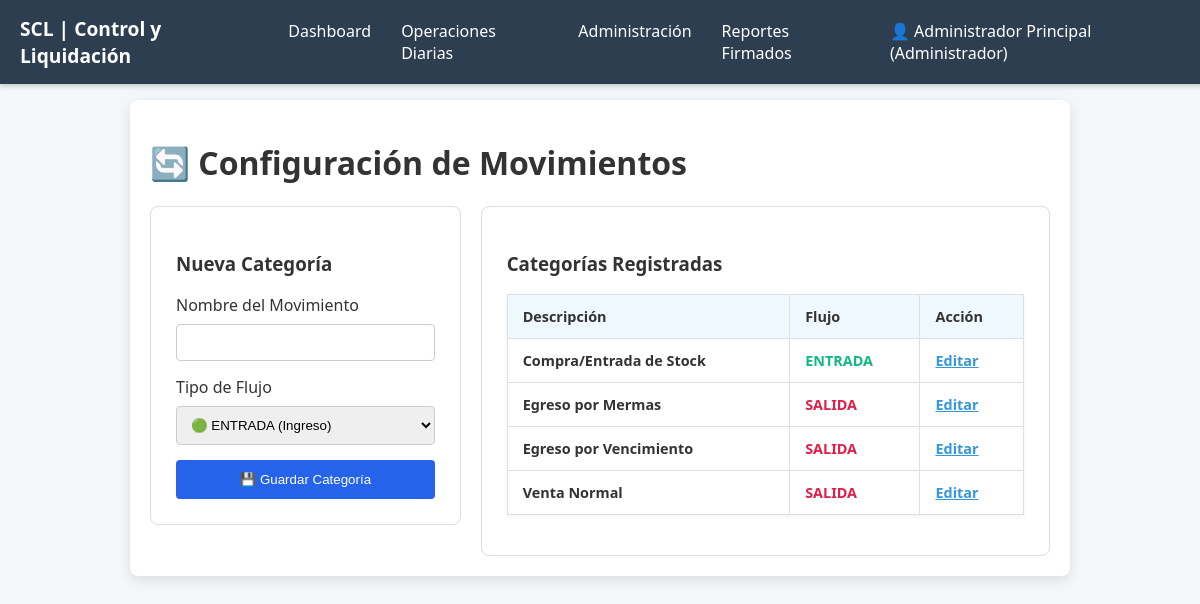
/gestion/gestion_movimientos.php (signed in), run on an earlier commit of the app's database.
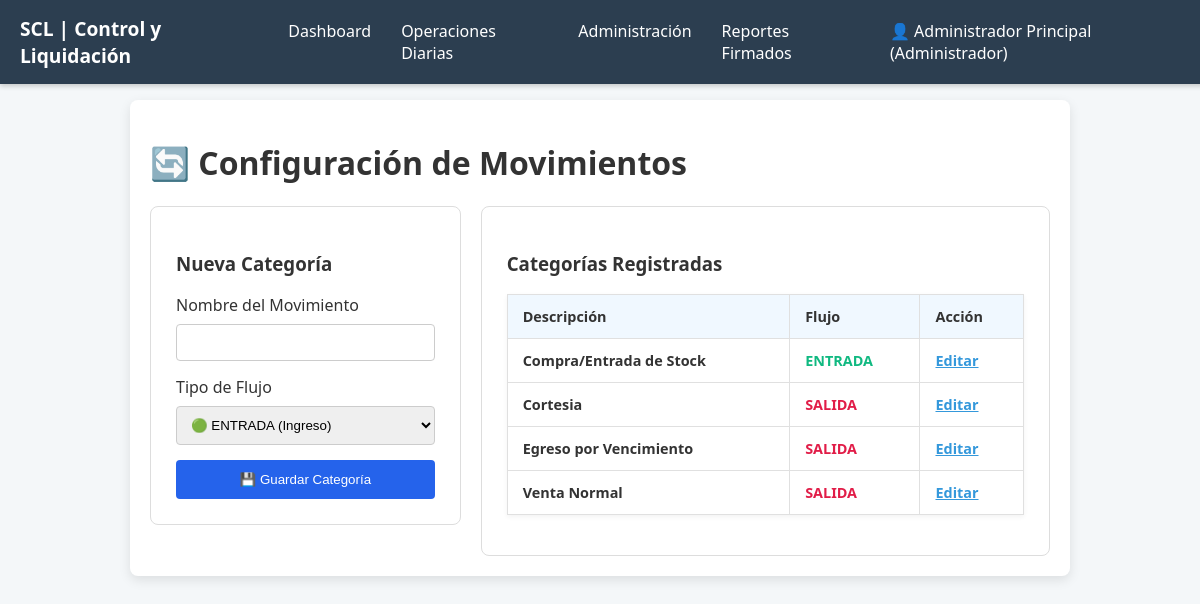
And on a later commit of the database.
### tables this page shows
CREATE TABLE `tipo_movimiento` (
  `id_tipo_movimiento` int(11) NOT NULL,
  `nombre_movimiento` varchar(100) NOT NULL,
  `tipo_flujo` enum('Entrada','Salida') NOT NULL
);

### gestion/gestion_movimientos.php (the view, shortened to what this page needs)
<?php
include '../includes/db_connect.php';
$sql_list = "SELECT id_tipo_movimiento, nombre_movimiento, tipo_flujo FROM tipo_movimiento ORDER BY id_tipo_movimiento DESC";
$res = $conn->query($sql_list);
?>
<!DOCTYPE html>
<html lang="es">
<head>
    <link rel="stylesheet" href="../css/style.css">
</head>
<body>
    <?php include '../includes/menu.php'; ?>
    <div class="report-container" style="padding: 20px;">
        <h1>🔄 Configuración de Movimientos</h1>
        <div class="split-container">
            <div class="form-side" id="form-container">
                <h3 id="form-title">Nueva Categoría</h3>
                <form method="POST" id="movimiento-form">
                    <label>Nombre del Movimiento</label>
                    <input type="text" name="nombre_movimiento" id="nombre_movimiento" class="input-box" required>
                    <label>Tipo de Flujo</label>
                    <select name="tipo_flujo" id="tipo_flujo" class="input-box">
                        <option value="Entrada">🟢 ENTRADA (Ingreso)</option>
                    </select>
                    <button type="submit" class="boton-primario" id="btn-submit" style="width:100%; padding:12px; background: #2563eb; color:white; border:none; border-radius:4px; cursor:pointer;">💾 Guardar Categoría</button>
                </form>
            </div>
            <div class="table-side">
                <h3>Categorías Registradas</h3>
                <table>
                    <thead>
                        <tr>
                            <th>Descripción</th>
                            <th>Flujo</th>
                            <th>Acción</th>
                        </tr>
                    </thead>
                    <tbody>
                        <?php while($row = $res->fetch_assoc()): ?>
                        <tr>
                            <td><strong><?php echo htmlspecialchars($row['nombre_movimiento']); ?></strong></td>
                            <td>
                                <span style="color: <?php echo ($row['tipo_flujo'] == 'Entrada') ? '#10b981' : '#e11d48'; ?>; font-weight:bold;">
                                    <?php echo strtoupper($row['tipo_flujo']); ?>
                                </span>
                            </td>
                            <td>
                                <span class="btn-edit" onclick="editarMovimiento(
                                    '<?php echo $row['id_tipo_movimiento']; ?>',
                                    '<?php echo addslashes($row['nombre_movimiento']); ?>',
                                    '<?php echo $row['tipo_flujo']; ?>'
                                )">Editar</span>
                            </td>
                        </tr>
                        <?php endwhile; ?>
                    </tbody>
                </table>
            </div>
        </div>
    </div>
</body>
</html>

What changed in the data, as far as the page shows it:
changed tipo_movimiento: nombre_movimiento "Egreso por Mermas" → "Cortesia"
